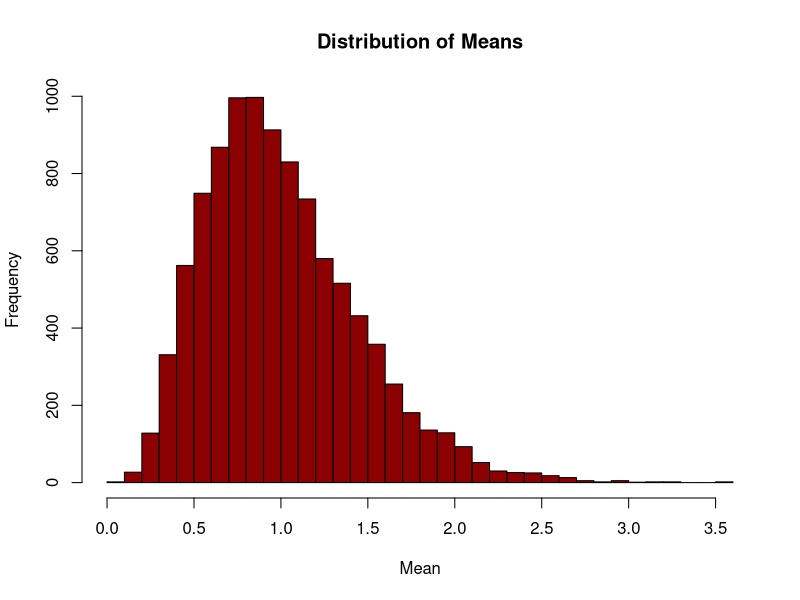

The R script that drew this image:

# Isabella Salonna
# HW 2

library(tidyverse)

# 1
tribble( ~x, ~y, ~w, ~z,
         210, 300, 220, 180,
         102, 100, 119, 187,
         176, 175, 188, 173,
         87, 95, 91, 94,
         202, 210, 234, 218,
         110, 122, 131, 128,
) -> dt
dt

# 1a
map_dbl(dt, mean)

# 1b
map_dbl(dt, sd)

# 1c
map(dt, sqrt)

# 1d
summary(dt)


# 2

# 2a
exp_means <- function(samp_n, samp_rate) {
  samp_means <- numeric()
  for (i in 1:10000) {
    samp_dist <- rexp(samp_n, rate = samp_rate)
    samp_means[i] <- mean(samp_dist)
  }
  return (samp_means)
}

a <-exp_means(5, 1)
hist(a, breaks = 30, col = "red4", main = "Distribution of Means",
     xlab = "Mean", ylab = "Frequency" )




